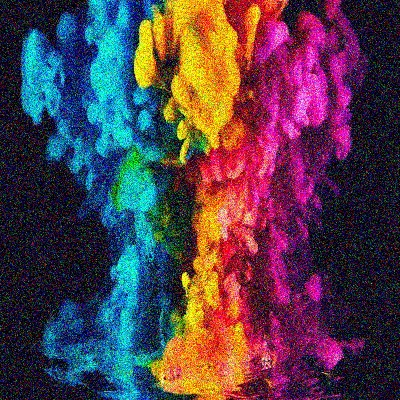
#> input picture Noisy_smooke.jpg, 400 x 400 px
$ python Blurred.py
#> lines starting #> are read from the running program, lines starting #| are printed output that depends on the picture
import cv2
import numpy as np

image = cv2.imread("Noisy_smooke.jpg")
#> image is the input picture: shape (400, 400, 3); mean B, G, R 75, 62.1, 83.6

##################Blur Image##################

blur9 = cv2.blur(image, (3, 3))
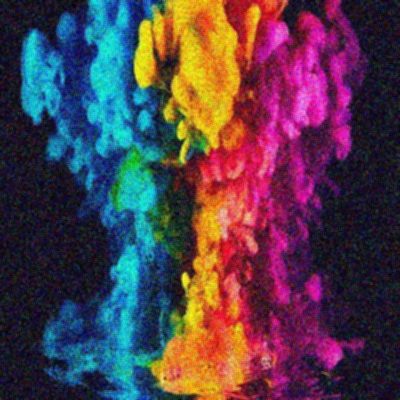
#> blur9: shape (400, 400, 3); mean B, G, R 75, 62.1, 83.6
blur25 = cv2.blur(image, (5, 5))
blur49 = cv2.blur(image, (7, 7))
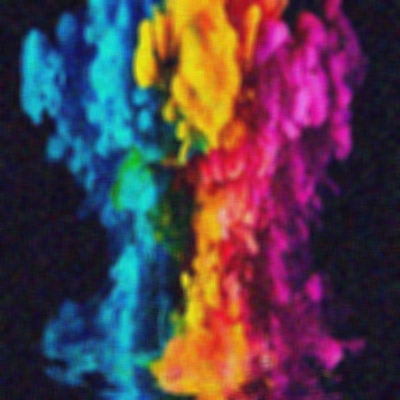
#> blur49: shape (400, 400, 3); mean B, G, R 75, 62.1, 83.6
blur121 = cv2.blur(image, (11, 11))
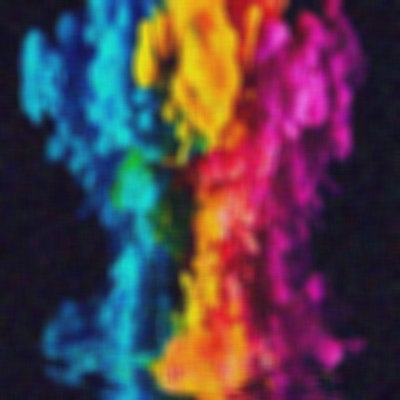
#> blur121: shape (400, 400, 3); mean B, G, R 75, 62.1, 83.6

blurred_image = np.vstack([np.hstack([blur9, blur25]), np.hstack([blur49, blur121])])
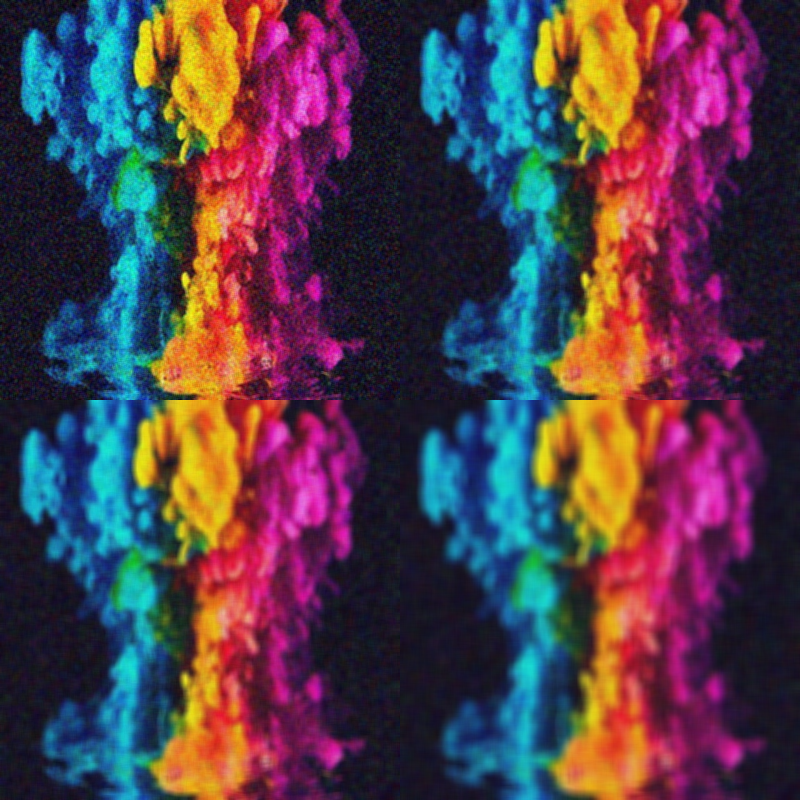
#> blurred_image: shape (800, 800, 3); mean B, G, R 75, 62.1, 83.6

cv2.imshow("Blurred Image", blurred_image)
cv2.imshow("Image", image)
##############################################

cv2.waitKey(0)
cv2.destroyAllWindows()

$ run again, with billboard1.jpg copied over Noisy_smooke.jpg
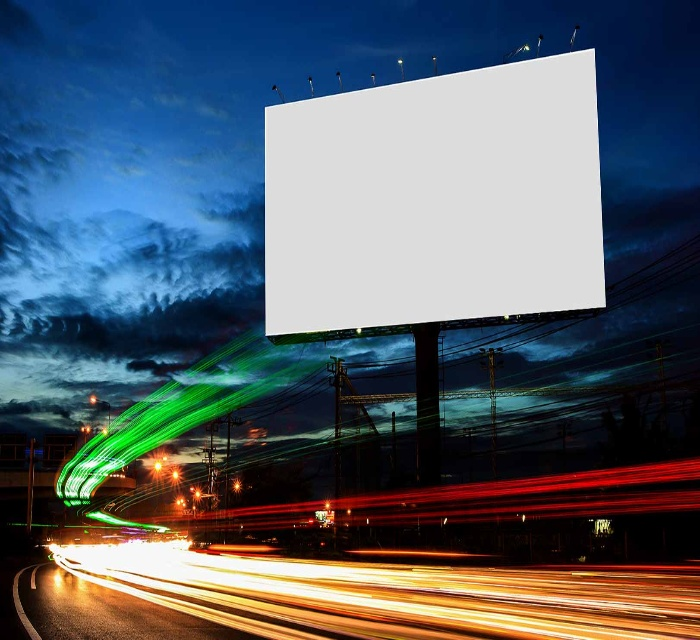
#> input picture billboard1.jpg, 700 x 640 px
#> image is the input picture: shape (640, 700, 3); mean B, G, R 104.9, 95.2, 85.3
#> `blur121 = cv2.blur(image, (11, 11))`:
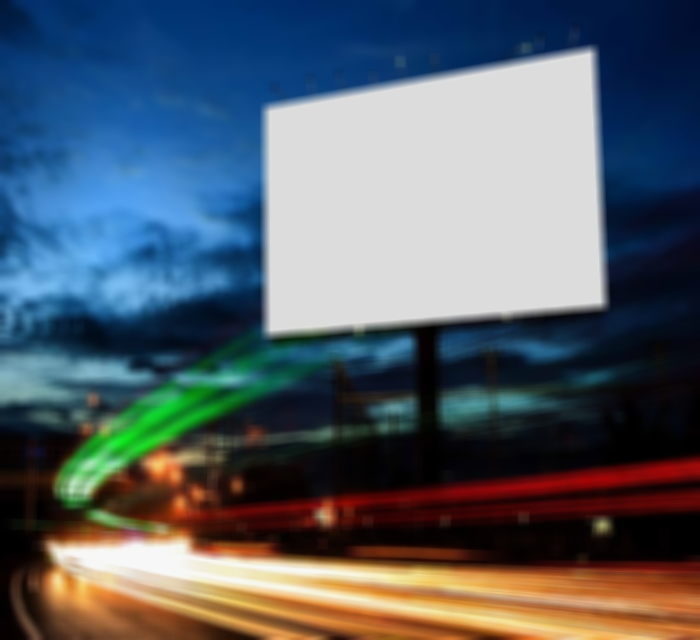
#> blur121: shape (640, 700, 3); mean B, G, R 104.9, 95.2, 85.3
#> `blurred_image = np.vstack([np.hstack([blur9, blur25]), np.hstack([blur..`:
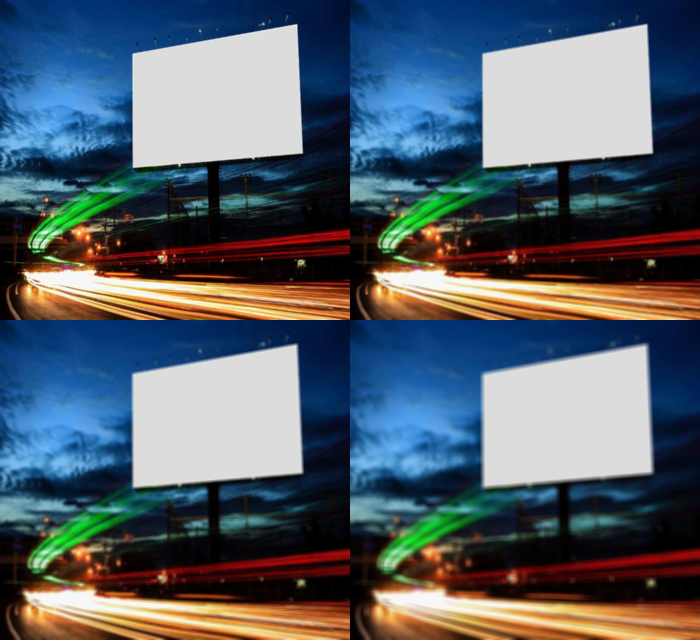
#> blurred_image: shape (1280, 1400, 3) (shown at 1/2 size); mean B, G, R 104.9, 95.2, 85.3

$ run again, with billboard2.jpg copied over Noisy_smooke.jpg
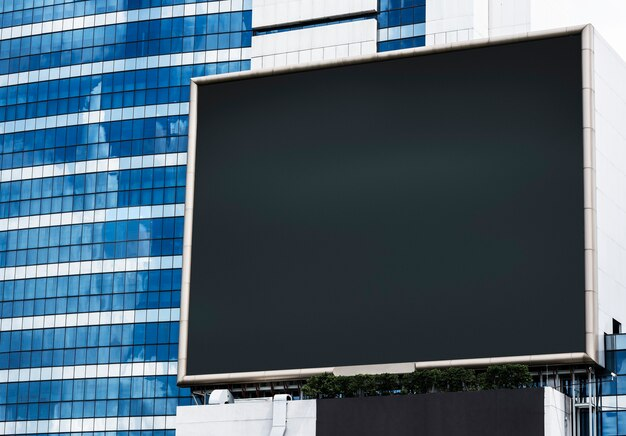
#> input picture billboard2.jpg, 626 x 436 px
#> image is the input picture: shape (436, 626, 3); mean B, G, R 114.4, 99, 76.8
#> `blur121 = cv2.blur(image, (11, 11))`:
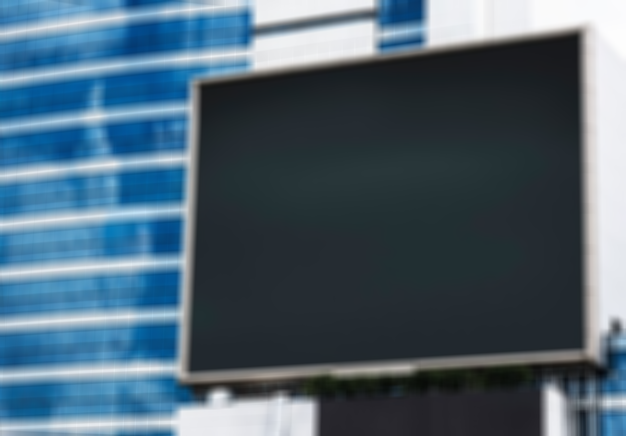
#> blur121: shape (436, 626, 3); mean B, G, R 114.5, 99, 76.8
#> `blurred_image = np.vstack([np.hstack([blur9, blur25]), np.hstack([blur..`:
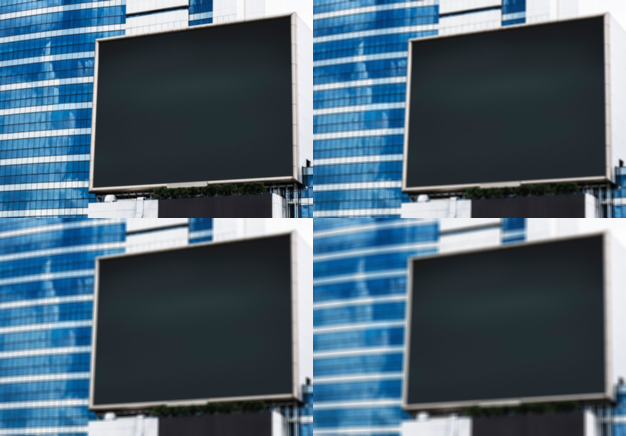
#> blurred_image: shape (872, 1252, 3) (shown at 1/2 size); mean B, G, R 114.4, 99, 76.8

$ run again, with billboard3.jpg copied over Noisy_smooke.jpg
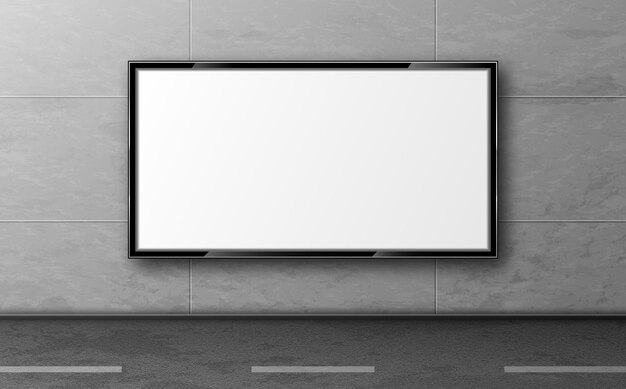
#> input picture billboard3.jpg, 626 x 389 px
#> image is the input picture: shape (389, 626, 3); min 0, max 255, mean 155.6
#> `blur121 = cv2.blur(image, (11, 11))`:
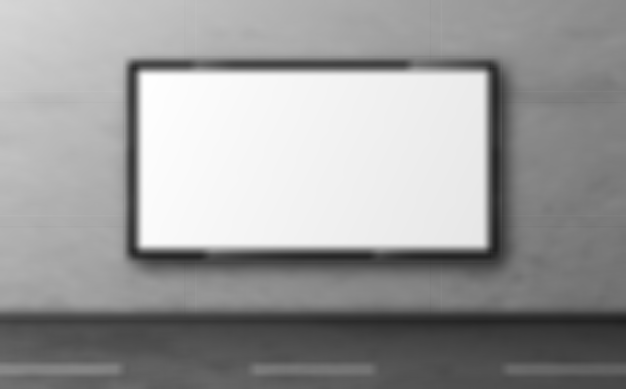
#> blur121: shape (389, 626, 3); min 31, max 254, mean 155.6
#> `blurred_image = np.vstack([np.hstack([blur9, blur25]), np.hstack([blur..`:
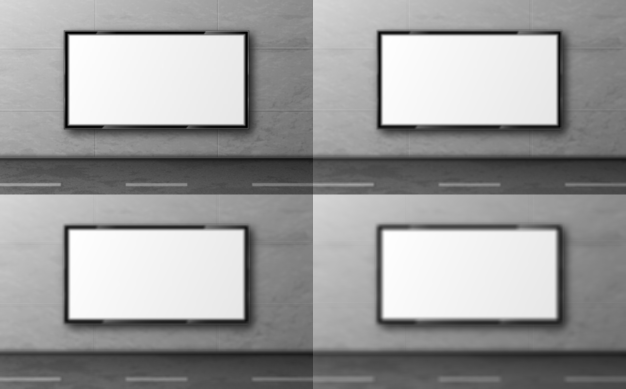
#> blurred_image: shape (778, 1252, 3) (shown at 1/2 size); min 0, max 255, mean 155.6
